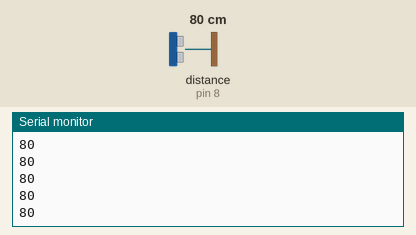
This sketch was run on a simulated Arduino Uno, built with avr-gcc and run on an emulated ATmega328P. Parts: the last lines printed to the serial monitor. The test bench sets the inputs (shaded band); at power-on: distance to the obstacle (sensor on pin 8) 80 cm. The echo pulse lasts 58.3 µs per cm.

Above: at 1.2 s.
1.3 s: distance to the obstacle (sensor on pin 8) set to 2 cm
At 1.9 s:
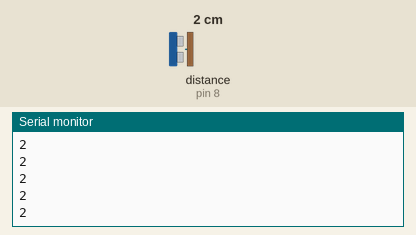
2.8 s: distance to the obstacle (sensor on pin 8) set to 4 cm
At 3.5 s:
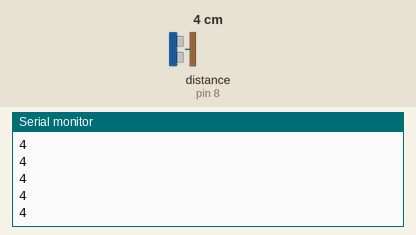
Timing chart, 0 to 5.8 s (numbered marks = the images above; inputs shaded):
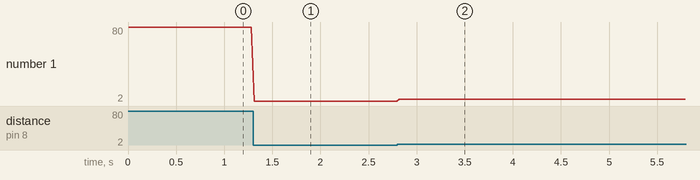

Measured:
- after the input at 1.3 s, the serial monitor: prints a new line at once (image 1)
- after the input at 2.8 s, the serial monitor: prints a new line at once (image 2)
- plotted number 1: 80 → 2 after the input at 1.3 s, 2 → 4 after the input at 2.8 s

The sketch:

HC_SR04_ultrasonic_library.ino
```cpp
/*
    RedRobot DRAKO with HC-SR04 ultrasonic
    Byala Robots Club
    february 2019

    ---------------------    ---------------------
   | HC-SR04 | Arduino |    | 3 pins  | Arduino |
   ---------------------    ---------------------
   |   Vcc   |   5V    |    |   Vcc   |   5V    |
   |   Trig  |   7     | OR |   SIG   |   13    |
   |   Echo  |   8     |    |   Gnd   |   GND   |
   |   Gnd   |   GND   |    ---------------------
   ---------------------
*/
#include <Ultrasonic.h>
#define TRIG 7
#define ECHO 8
Ultrasonic ultrasonic(TRIG, ECHO);

void setup() {
  Serial.begin(9600);
}

void loop() {
  int distance = ultrasonic.distanceRead();
  Serial.println(distance);
  delay(30);
}
```
